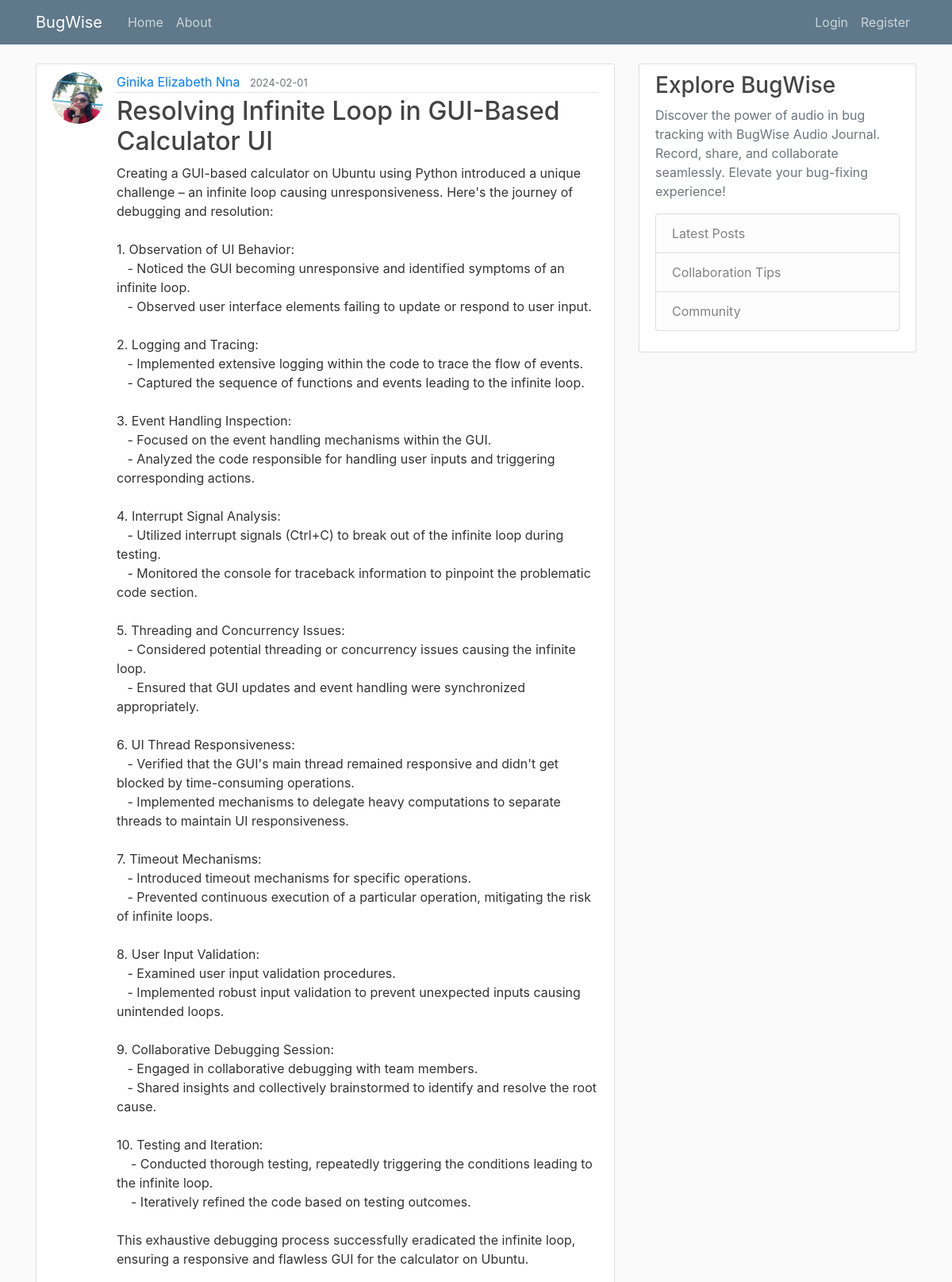
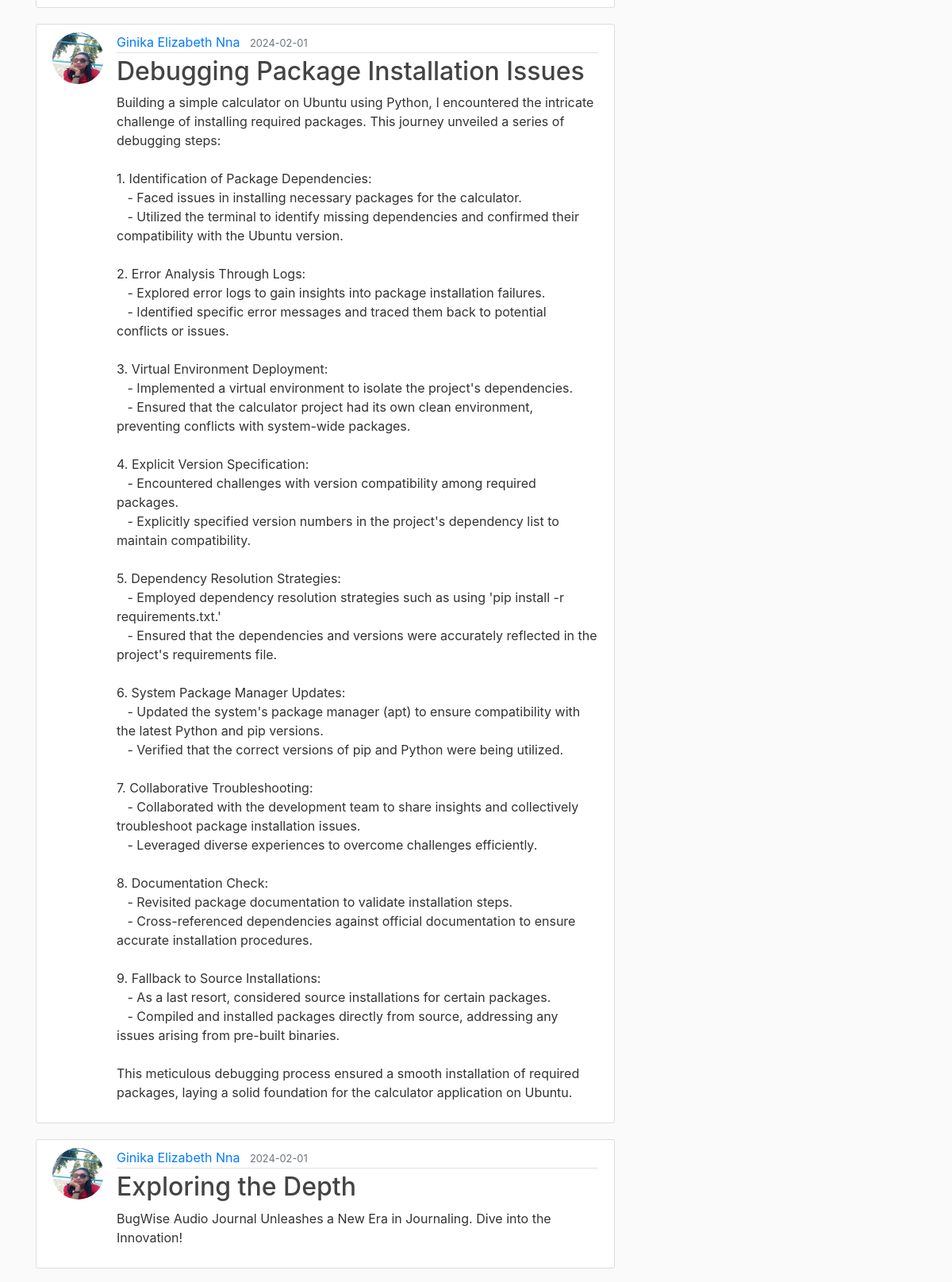
The page /home (upper part) on the database its author committed (2 pictures, top to bottom).
### audio_journal/models.py (models this page shows, shortened)
class Post(db.Model):
    id = db.Column(db.Integer, primary_key=True)
    title = db.Column(db.String(100), nullable=False)
    date_posted = db.Column(db.DateTime, nullable=False,
                            default=datetime.utcnow)
    content = db.Column(db.Text, nullable=False)
    audio_data = db.Column(db.String(255), nullable=True)  # New field for audio data
    user_id = db.Column(db.Integer, db.ForeignKey('user.id'), nullable=False)

class User(db.Model, UserMixin):
    id = db.Column(db.Integer, primary_key=True)
    username = db.Column(db.String(20), unique=True, nullable=False)
    email = db.Column(db.String(120), unique=True, nullable=False)
    image_file = db.Column(db.String(20), nullable=False,
                           default='default.jpg')
    password = db.Column(db.String(60), nullable=False)
    posts = db.relationship('Post', backref='author', lazy=True)

### audio_journal/routes.py (the view)
@app.route("/")
@app.route("/home")
def home():
    page = request.args.get('page', 1, type=int)
    posts = Post.query.order_by(Post.date_posted.desc()).paginate(page=page, per_page=5)
    return render_template("home.html", posts=posts)

### audio_journal/templates/home.html (shortened to what this page needs)
{% extends "layout.html" %}
{% block content %}
    {% for post in posts.items %}
        <article class="media content-section">
            <img class="rounded-circle article-img" src="{{ url_for('static', filename='profile_pics/' + post.author.image_file) }}" alt="User image attached to a post">
            <div class="media-body">
                <div class="article-metadata">
                    <a class="mr-2" href="{{ url_for('user_posts', username=post.author.username) }}">{{ post.author.username }}</a>
                    <small class="text-muted">{{ post.date_posted.strftime("%Y-%m-%d") }}</small>
                </div>
                <h2><a class="article-title" href="{{ url_for('post', post_id=post.id) }}">{{ post.title }}</a></h2>
                <p class="article-content">{{ post.content }}</p>
            </div>
        </article>
    {% endfor %}
{% endblock content %}

### audio_journal/static/main.css (style rules this page uses)
body { background: #fafafa; color: #333333; margin-top: 5rem; }
h1, h2, h3, h4, h5, h6 { color: #444444; }
.content-section { background: #ffffff; padding: 10px 20px; border: 1px solid #dddddd; border-radius: 3px; margin-bottom: 20px; }
.article-title { color: #444444; }
.article-content { white-space: pre-line; }
.article-img { height: 65px; width: 65px; margin-right: 16px; }
.article-metadata { padding-bottom: 1px; margin-bottom: 4px; border-bottom: 1px solid #e3e3e3 }

### rows shown on the page
Post: image_file (picture), author.username "Ginika Elizabeth Nna", date_posted "2024-02-01", title "Resolving Infinite Loop in GUI-Based Calculator UI", content "Creating a GUI-based calculator on Ubuntu using Python introduced a unique challenge – an infinite loop causing unresponsiveness. Here's the journey of debugging and resolution: 1. Observation of UI Behavior: - Noticed the GUI becoming unresponsive and identified symptoms of an infinite loop. - Observed user interface elements failing to update or respond to user input. 2. Logging and Tracing: - Implemented extensive logging within the code to trace the flow of events. - Captured the sequence of functions and events leading to the infinite loop. 3. Event Handling Inspection: - Focused on the event handling mechanisms within the GUI. - Analyzed the code responsible for handling user inputs…"
Post: image_file (picture), author.username "Ginika Elizabeth Nna", date_posted "2024-02-01", title "Debugging Package Installation Issues", content "Building a simple calculator on Ubuntu using Python, I encountered the intricate challenge of installing required packages. This journey unveiled a series of debugging steps: 1. Identification of Package Dependencies: - Faced issues in installing necessary packages for the calculator. - Utilized the terminal to identify missing dependencies and confirmed their compatibility with the Ubuntu version. 2. Error Analysis Through Logs: - Explored error logs to gain insights into package installation failures. - Identified specific error messages and traced them back to potential conflicts or issues. 3. Virtual Environment Deployment: - Implemented a virtual environment to isolate the project's…"
Post: image_file (picture), author.username "Ginika Elizabeth Nna", date_posted "2024-02-01", title "Exploring the Depth", content "BugWise Audio Journal Unleashes a New Era in Journaling. Dive into the Innovation!"
